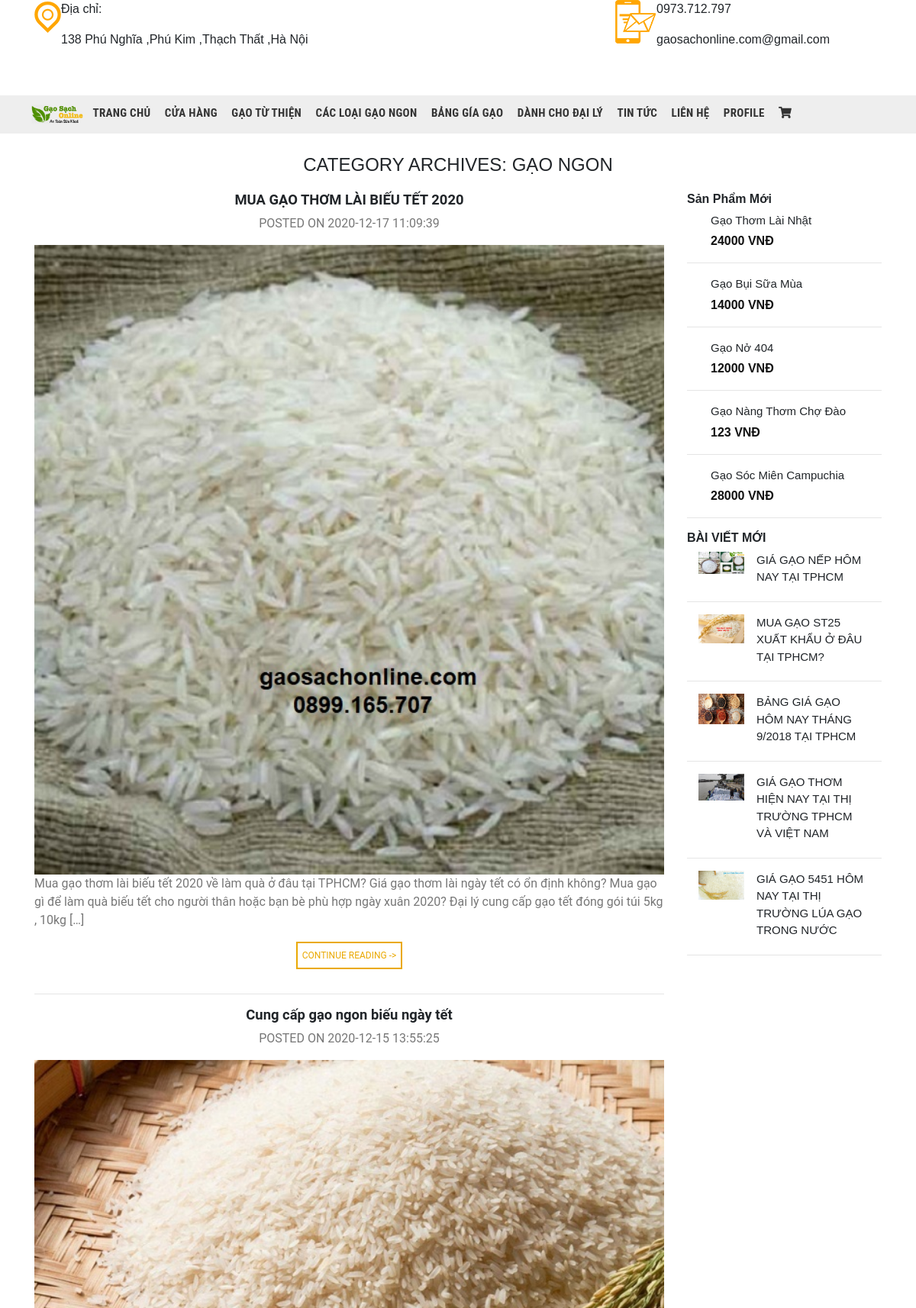
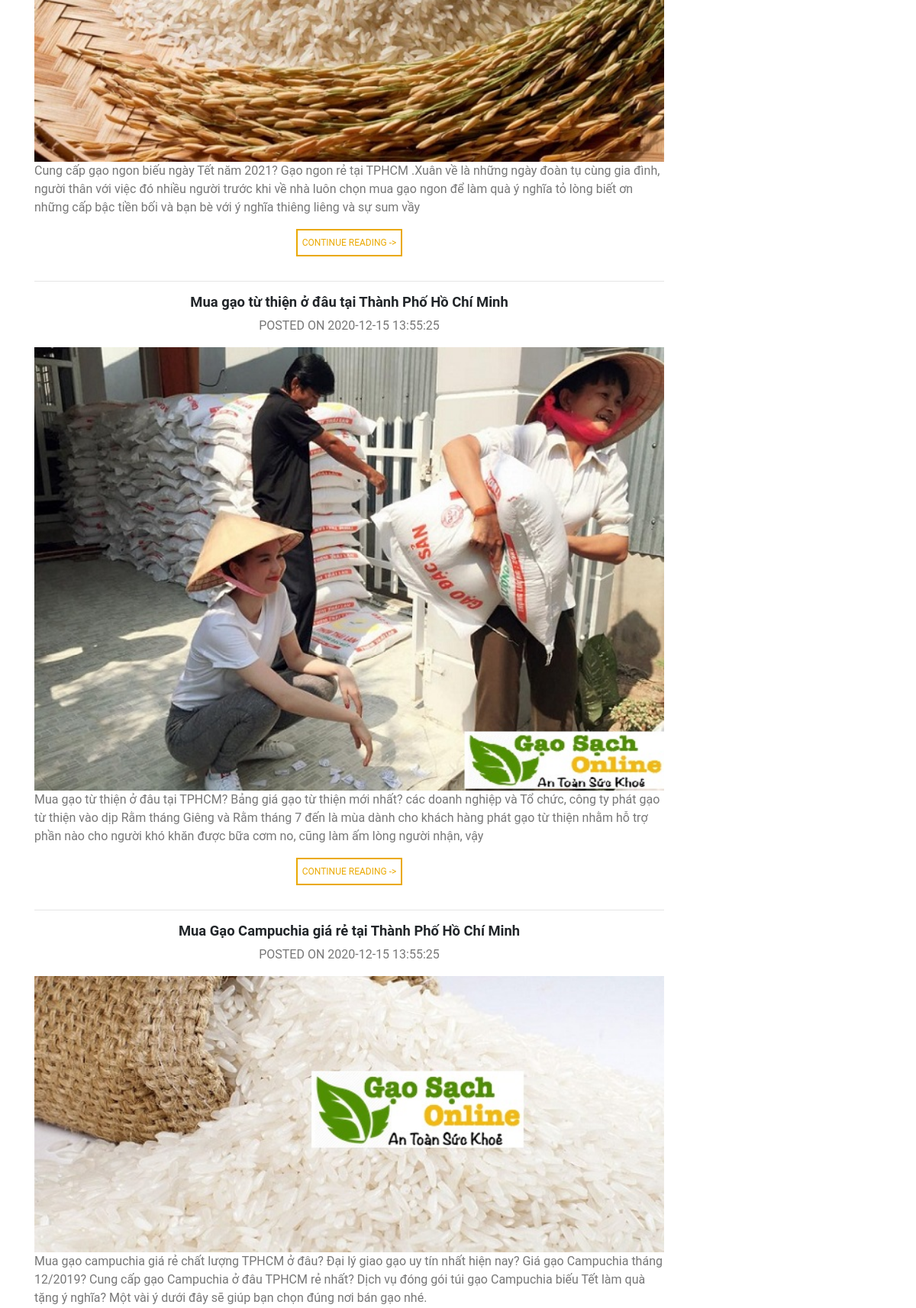
Page /gaongon.php (upper part) on the committed database (2 pictures, top to bottom).
### tables this page shows
CREATE TABLE `theloai` (
  `ID` int(11) NOT NULL,
  `Ten` varchar(30) NOT NULL
);

CREATE TABLE `tintuc` (
  `ID` int(11) NOT NULL,
  `Title` varchar(100) NOT NULL,
  `Content` varchar(1000) NOT NULL,
  `Loai` int(11) NOT NULL,
  `Img` varchar(50) DEFAULT NULL,
  `Note` varchar(200) DEFAULT NULL,
  `ThoiGian` datetime NOT NULL DEFAULT current_timestamp()
);

CREATE TABLE `sanpham` (
  `ID` int(11) NOT NULL,
  `TenSP` varchar(30) NOT NULL,
  `TonKho` int(11) NOT NULL DEFAULT 0,
  `Gia` int(11) NOT NULL,
  `Loai` int(11) DEFAULT NULL,
  `Img` varchar(30) DEFAULT NULL,
  `MoTa` varchar(1000) DEFAULT NULL,
  `ChiTiet` varchar(1000) NOT NULL
);

### view/func.php (called while the page is built, shortened)
<?php
function Select($conn, $query)
{
  $data = $conn->prepare($query);
  $ketqua = $data->execute();
  $rows = $data->fetchAll();
  return $rows;
}
function View($loai)
{
  switch ($loai) {
    case 5:
      return "giagao.php";
  }
}

### gaongon.php (the view, shortened to what this page needs)
<!doctype html>
<html lang="en">
<head>
  <link rel="stylesheet" href="i.css">
  <link rel="stylesheet" href="tintuc.css">
  <link rel="stylesheet" href="css/style_trangchu.css">
  <link rel="stylesheet" href="https://pro.fontawesome.com/releases/v5.10.0/css/all.css" />
  <link rel="stylesheet" href="https://stackpath.bootstrapcdn.com/font-awesome/4.7.0/css/font-awesome.min.css">
  <link rel="stylesheet" href="https://stackpath.bootstrapcdn.com/bootstrap/4.3.1/css/bootstrap.min.css">
</head>
<body>
  <div class="container">
    <div class="row">
      <div class="col-sm-8">
        <div class="cha1">
          <div class="flex-left mr-0">
            <img src="images/map.png" alt="">
          </div>
          <div class=" ">
            <p>Địa chỉ:</p>
            <p>138 Phú Nghĩa ,Phú Kim ,Thạch Thất ,Hà Nội</p>
          </div>
        </div>
      </div>
      <div class="col-sm-4">
        <div class="cha1">
          <div>
            <img src="images/phone.png" alt="">
          </div>
          <div>
            <p>
              0973.712.797
            </p>
            <p>
              gaosachonline.com@gmail.com
            </p>
          </div>
        </div>
      </div>
    </div>
  </div>
  <div class="header">
    <div class="cha">
      <ul>
        <li>
          <img src="images/logo1.png" alt="">
        </li>
        <li>
          <a href="index.php"> Trang Chủ</a>
        </li>
        <li>
          <a href="cuahang.php">Cửa Hàng</a>
        </li>
        <li>
          <a href="gaotuthien.php"> Gạo Từ Thiện</a>
        </li>
        <li>
          <a href="gaongon.php">Các Loại Gạo Ngon</a>
        </li>
        <li>
          <a href="giagao.php"> Bảng Gía Gạo</a>
        </li>
        <li>
          <a href="daily.php">Dành Cho Đại Lý</a>
        </li>
        <li>
          <a href="tintuc.php">Tin Tức</a>
        </li>
        <li>
          <a href="lienhe.php">Liên Hệ</a>
        </li>
        <li>
          <a href="profile.php">Profile</a>
        </li>
        <li>
          <a href="giohang.php"><i class="fas fa-shopping-cart"></i></a>
        </li>
      </ul>
    </div>
  </div>
  <div class="container content">
    <?php
    require("view/func.php");
    $query = "SELECT * from tintuc inner join theloai on tintuc.Loai=theloai.ID where tintuc.Loai=2 order by ThoiGian desc";
    $data = Select($conn, $query);
    ?>
    <div class="card-title text-center col-sm-12">
      <h4>CATEGORY ARCHIVES: <?= $data[0]["Ten"] ?></h4>
    </div>
    <div class="row">
      <div class="col-sm-9 daily">
        <?php
        for ($i = 0; $i < 6; $i++) {
        ?>
          <h3 class="text-center"><?= $data[$i]["Title"] ?></h3>
          <p class="text-center">POSTED ON <?= $data[$i]["ThoiGian"] ?>
          </p>
          <img src="images/<?= $data[$i]["Img"] ?>" alt="">
          <p><?= $data[$i]["Content"] ?></p>
          <div class="text text-center">
            <p>CONTINUE READING -></p>
          </div>
          <hr>
        <?php
        }
        ?>
      </div>
      <div class="col-sm-3 ol">
        <h4>Sản Phẩm Mới</h4>
        <?php
        $query = "SELECT * from sanpham order by ID desc limit 5";
        $data = Select($conn, $query);
        foreach ($data as $row) {
        ?>
          <div class="col mt-2 ">
            <div class="ml-3">
              <p><?= $row["TenSP"] ?></p>
              <span><?= $row["Gia"] ?> VNĐ</span>
            </div>
          </div>
          <hr>
        <?php
        }
        ?>
        <h4>BÀI VIẾT MỚI</h4>
        <?php
        $query = "SELECT * from tintuc order by ThoiGian desc limit 5";
        $data = Select($conn, $query);
        foreach ($data as $row) {
        ?>
          <div class="col mt-2 ">
            <div>
              <a href="<?= View($row["Loai"]) ?>">
                <img src="images/<?= $row["Img"] ?>" alt="">
              </a>
            </div>
            <div class="ml-3">
              <p><?= $row["Title"] ?></p>
            </div>
          </div>
          <hr>
        <?php
        }
        ?>
      </div>
    </div>
  </div>
</body>
</html>

### i.css (style rules this page uses)
html,body,* { margin: 0; padding: 0; font-family: 'Noto Sans JP', sans-serif; }
.header { position: relative; }
.header ul li { font-size: 13px; }
.header .cha { background-color: #eee; height: 50px; line-height: 1.5rem; padding-left: 20px; z-index: 10; position: absolute; top: 43px; left: 0; width: 100%; background-attachment: fixed; padding-left: 20px; }
.header .cha ul li img { width: 70px; margin-left: 20px; }
.header .cha ul,a { text-decoration: none; }
.header .cha ul li { display: inline-block; position: relative; transition: background-color .3s; }
.header .cha ul li a { min-height: 50px; padding: 0px 7px; font-size: 15px; color: #333; font-family: 'Roboto Condensed', sans-serif; font-weight: 700; display: block; line-height: 2.9rem;letter-spacing: .02em; text-transform: uppercase; }
.cha1 { text-align: left; display: flex; margin-bottom: 2px; }
.content { position: relative; display: flex; flex-flow: row wrap; align-items: center; justify-content: space-between; width: 100%; margin-top: 120px; }
.daily img { width: 100%; }
.daily h3 { font-family: "Roboto", sans-serif; font-weight: 700; font-size: 1.15em; line-height: 1.2; }
body { font-family: "Roboto", sans-serif; color: #777; line-height: 1.6; font-weight: normal; }
.daily p { color: #777; font-weight: normal; font-family: "Roboto", sans-serif; }
.daily .text p { border: 2px solid currentColor; font-size: .75em; padding:3px 6px;line-height: 2.19em; display: inline-block; box-sizing: border-box;color: #eaa903; }
.ol h4 { font-size: 1em; font-weight: 600; }
.col { display: flex; margin-left: 0px; }
.col img { width: 60px; }
.col p { font-size: 15px;margin-bottom: 4px; }
.col span { color: #111; font-weight: bold; }

### tintuc.css (style rules this page uses)
.content { position: relative; display: flex; flex-flow: row wrap; align-items: center; justify-content: space-between; width: 100% }

### css/style_trangchu.css (style rules this page uses)
body, html,* { margin: 0; padding: 0; }
html, body, .carousel, .carousel-inner, .carousel-inner .item { height: 100%; }

### rows in the picture
theloai: Ten "GẠO NGON"
tintuc: Title "MUA GẠO THƠM LÀI BIẾU TẾT 2020", ThoiGian "2020-12-17 11:09:39", Img (picture), Content "Mua gạo thơm lài biếu tết 2020 về làm quà ở đâu tại TPHCM? Giá gạo thơm lài ngày tết có ổn định không? Mua gạo gì để làm quà biếu tết cho người thân hoặc bạn bè phù hợp ngày xuân 2020? Đại lý cung cấp gạo tết đóng gói túi 5kg , 10kg […]"
tintuc: Title "Cung cấp gạo ngon biếu ngày tết", ThoiGian "2020-12-15 13:55:25", Img (picture), Content "Cung cấp gạo ngon biếu ngày Tết năm 2021? Gạo ngon rẻ tại TPHCM .Xuân về là những ngày đoàn tụ cùng gia đình, người thân với việc đó nhiều người trước khi về nhà luôn chọn mua gạo ngon để làm quà ý nghĩa tỏ lòng biết ơn những cấp bậc tiền bối và bạn bè với ý nghĩa thiêng liêng và sự sum vầy"
tintuc: Title "Mua gạo từ thiện ở đâu tại Thành Phố Hồ Chí Minh", ThoiGian "2020-12-15 13:55:25", Img (picture), Content "Mua gạo từ thiện ở đâu tại TPHCM? Bảng giá gạo từ thiện mới nhất? các doanh nghiệp và Tổ chức, công ty phát gạo từ thiện vào dịp Rằm tháng Giêng và Rằm tháng 7 đến là mùa dành cho khách hàng phát gạo từ thiện nhằm hỗ trợ phần nào cho người khó khăn được bữa cơm no, cũng làm ấm lòng người nhận, vậy"
tintuc: Title "Mua Gạo Campuchia giá rẻ tại Thành Phố Hồ Chí Minh", ThoiGian "2020-12-15 13:55:25", Img (picture), Content "Mua gạo campuchia giá rẻ chất lượng TPHCM ở đâu? Đại lý giao gạo uy tín nhất hiện nay? Giá gạo Campuchia tháng 12/2019? Cung cấp gạo Campuchia ở đâu TPHCM rẻ nhất? Dịch vụ đóng gói túi gạo Campuchia biếu Tết làm quà tặng ý nghĩa? Một vài ý dưới đây sẽ giúp bạn chọn đúng nơi bán gạo nhé."
sanpham: TenSP "Gạo Thơm Lài Nhật", Gia "24000"
sanpham: TenSP "Gạo Bụi Sữa Mùa", Gia "14000"
sanpham: TenSP "Gạo Nở 404", Gia "12000"
sanpham: TenSP "Gạo Nàng Thơm Chợ Đào", Gia "123"
sanpham: TenSP "Gạo Sóc Miên Campuchia", Gia "28000"
tintuc: Img (picture), Title "GIÁ GẠO NẾP HÔM NAY TẠI TPHCM"
tintuc: Img (picture), Title "MUA GẠO ST25 XUẤT KHẨU Ở ĐÂU TẠI TPHCM?"
tintuc: Img (picture), Title "BẢNG GIÁ GẠO HÔM NAY THÁNG 9/2018 TẠI TPHCM"
tintuc: Img (picture), Title "GIÁ GẠO THƠM HIỆN NAY TẠI THỊ TRƯỜNG TPHCM VÀ VIỆT NAM"
tintuc: Img (picture), Title "GIÁ GẠO 5451 HÔM NAY TẠI THỊ TRƯỜNG LÚA GẠO TRONG NƯỚC"
